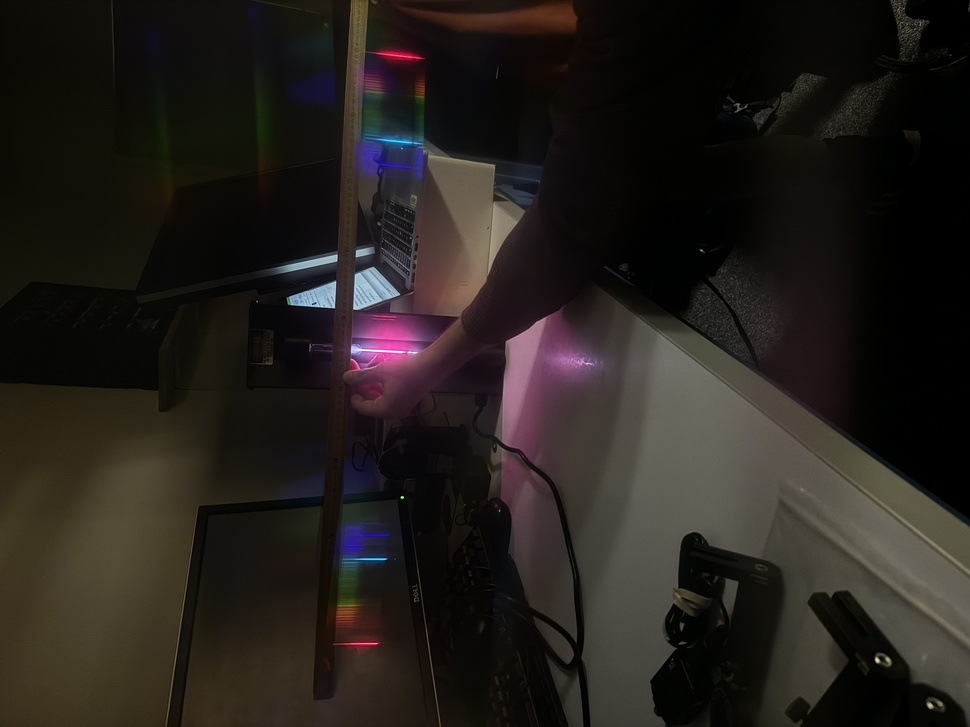
#> input picture MercuryLamp (2).jpeg, 970 x 727 px, shrunk from 4032 x 3024 before the run, found by its file name
$ python Photonics_readpixel.py
#> lines starting #> are read from the running program, lines starting #| are printed output that depends on the picture
#Reading pixels from a photo
from PIL import Image
import numpy as np
import matplotlib.pyplot as plt


# Load the image
image = Image.open("C:/Users/marco/Documents/4º Ing Fisc+Inds gmu/Segundo Cuatri/Material Science/Homework/Photonics/MercuryLamp (2).jpeg")
#> image is the input picture: PIL image 970x727 RGB; mean R, G, B 36.8, 32, 28

#rotate the image
image = image.rotate(-90)
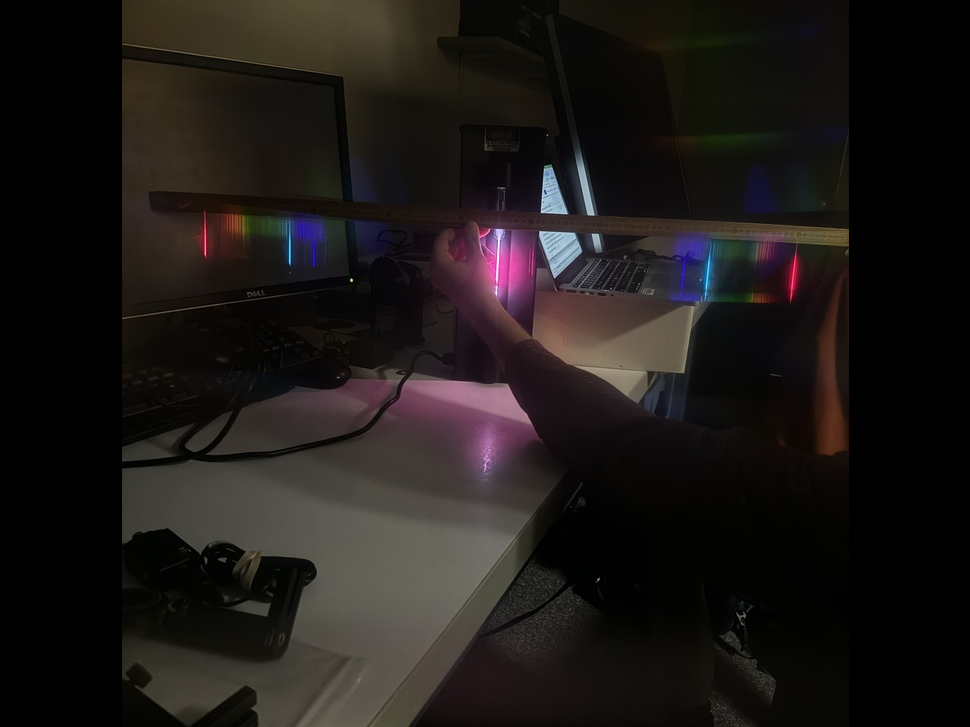
#> image: PIL image 970x727 RGB; mean R, G, B 29, 24.9, 22.9

#pixels colors
pixels = np.array(image)


# Display the image
plt.imshow(image)
plt.plot()
plt.show()
# Load the image
image = Image.open("C:/Users/marco/Documents/4º Ing Fisc+Inds gmu/Segundo Cuatri/Material Science/Homework/Photonics/Splitting_Laser.jpeg")
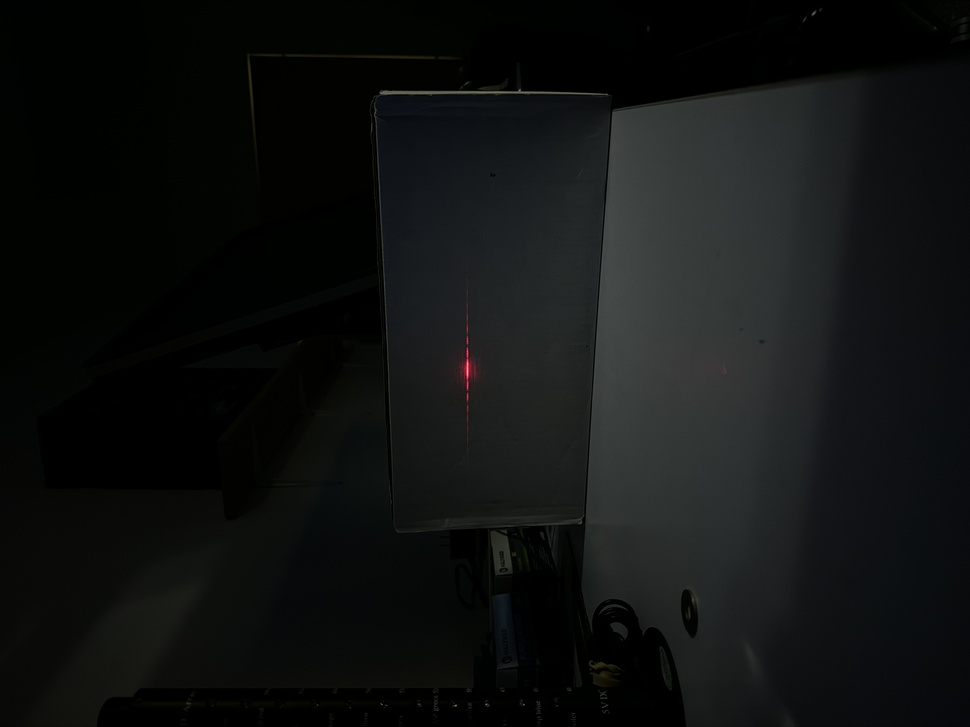
#> input picture Splitting_Laser.jpeg, 970 x 727 px, shrunk from 4032 x 3024 before the run, found by its file name
#> image is the input picture: PIL image 970x727 RGB; mean R, G, B 16.1, 17.8, 17.4

#rotate the image
image = image.rotate(-90)
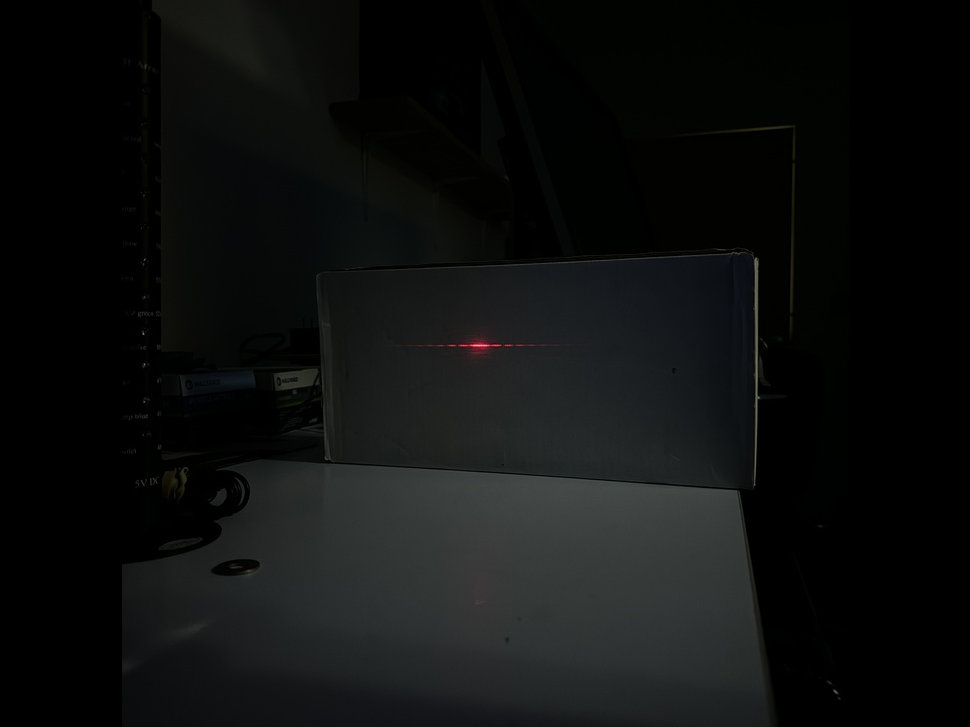
#> image: PIL image 970x727 RGB; mean R, G, B 14.1, 15.4, 15

#pixels colors
pixels = np.array(image)


# Display the image
plt.imshow(image)
plt.plot()
plt.show()
